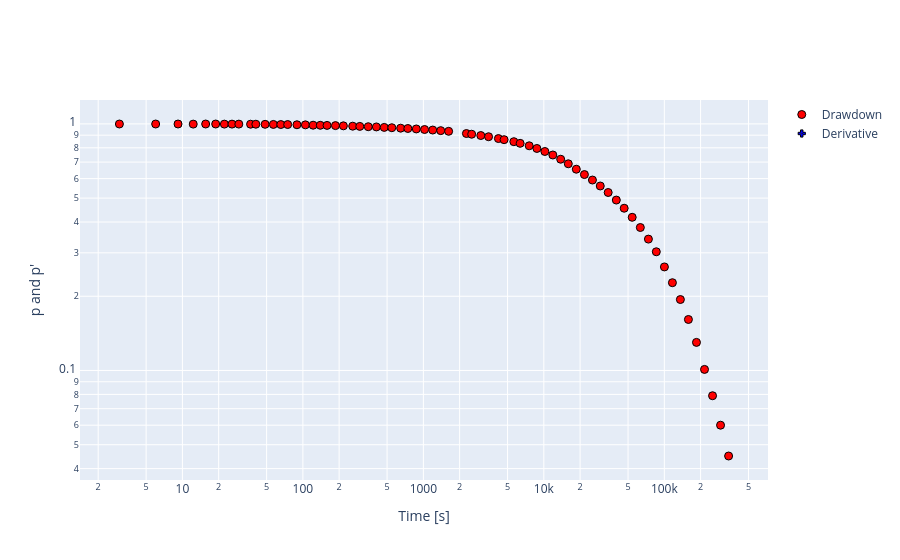

Source (notebook cell):
### Markdown cell above
# Cooper (1967) interpretation for slug test (pulse)

This demonstrates the interpretation of a slug test with the Cooper et al. (1967) solution. It corresponds to the model of Neuzil (1982).
Only the transmissivity and storativity is calculated different using borehole radius and inner casing radius. 

## Reference
Cooper, H.H.J., J.D. Bredehoeft, and I.S. Papadopulos. 1967. Response of a finite-diameter well to an instantaneous charge of water. Water Resources Research 3, no. 1: 263-269. 

## Load the data

The data set for this example comes from the following reference: 

Butler James, 1998, The design, performance and analysis of slug tests. Lewis Publisher. Data set from table 5.2 pp. 61-62.

Localisation: Test performed in a monitoring well in Lincoln County, Kansas

Geology: The well was screened in a deltaic sequence consisting of mudstone interbedded with very fine sandstone

### Code cell
data2 = pd.read_csv('../data/csl_ds1.txt', header=None, sep=" ",names=['t','s'], dtype={'t': 'float64', 's': 'float64'})
test = ht.preprocessing(data2)
test.diagnostic()

### Figure 1 — Plotly figure (JSON) as saved in the notebook; plotly's stock layout.template omitted (floating-point values rounded to 4 significant figures)
{"data": [{"marker": {"color": "Red", "line": {"color": "Black", "width": 1}, "size": 8}, "mode": "markers", "name": "Drawdown", "type": "scatter", "x": [3.0, 6.0, 9.2, 12.3, 15.6, 18.9, 22.3, 25.8, 29.4, 36.8, 40.7, 48.6, 56.9, 65.6, 74.8, 89.3, 104.9, 121.6, 139.5, 158.7, 186.4, 216.9, 259.2, 296.8, 348.9, 407.5, 473.3, 547.3, 648.1, 743.6, 873.8, 1024.0, 1196.0, 1394.0, 1621.0, 2278.0, 2518.0, 2998.0, 3478.0, 4198.0, 4678.0, 5638.0, 6358.0, 7558.0, 8758.0, 10200.0, 11880.0, 13800.0, 15960.0, 18600.0, 21720.0, 25320.0, 29400.0, 34200.0, 39960.0, 46440.0, 54120.0, 63240.0, 73800.0, 85800.0, 100200.0, 116800.0, 136000.0, 158500.0, 184900.0, 215600.0, 251400.0, 292900.0, 341600.0], "y": [0.999, 0.999, 0.999, 0.998, 0.999, 0.999, 0.998, 0.998, 0.998, 0.997, 0.997, 0.996, 0.995, 0.994, 0.994, 0.992, 0.991, 0.988, 0.987, 0.986, 0.984, 0.982, 0.979, 0.977, 0.974, 0.972, 0.968, 0.965, 0.961, 0.958, 0.954, 0.949, 0.944, 0.939, 0.933, 0.914, 0.908, 0.897, 0.887, 0.872, 0.863, 0.847, 0.834, 0.815, 0.795, 0.773, 0.748, 0.719, 0.689, 0.655, 0.623, 0.592, 0.56, 0.527, 0.491, 0.455, 0.418, 0.38, 0.341, 0.303, 0.263, 0.227, 0.194, 0.161, 0.13, 0.101, 0.079, 0.06, 0.045]}, {"marker": {"color": "Blue", "line": {"color": "Black", "width": 1}, "size": 6, "symbol": 203}, "mode": "markers", "name": "Derivative", "type": "scatter", "x": [4.482, 6.696, 10.0, 14.95, 22.33, 33.36, 49.85, 74.47, 111.3, 166.2, 248.4, 371.1, 554.4, 828.3, 1237.0, 1849.0, 2762.0, 4127.0, 6165.0, 9211.0, 13760.0, 20560.0, 30720.0, 45900.0, 68570.0, 102400.0, 153100.0, 228700.0], "y": [0.0, -0.0003147, -0.0002398, -0.0008978, -0.001622, -0.002607, -0.004201, -0.007267, -0.01036, -0.01223, -0.01481, -0.01825, -0.02164, -0.0264, -0.03514, -0.04916, -0.06419, -0.07873, -0.1036, -0.143, -0.1858, -0.2045, -0.2144, -0.2311, -0.2424, -0.232, -0.2002, -0.1503]}], "layout": {"xaxis": {"title": {"text": "Time [s]"}, "type": "log"}, "yaxis": {"title": {"text": "p and p'"}, "type": "log"}}}
